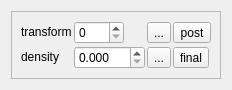
<?xml version="1.0" encoding="UTF-8"?>
<ui version="4.0">
 <class>SelectTriangleWidget</class>
 <widget class="QWidget" name="SelectTriangleWidget">
  <property name="geometry">
   <rect>
    <x>0</x>
    <y>0</y>
    <width>217</width>
    <height>78</height>
   </rect>
  </property>
  <property name="windowTitle">
   <string>Triangles</string>
  </property>
  <layout class="QGridLayout" name="gridLayout_2">
   <item row="0" column="0">
    <widget class="QFrame" name="frame">
     <property name="sizePolicy">
      <sizepolicy hsizetype="Maximum" vsizetype="Preferred">
       <horstretch>0</horstretch>
       <verstretch>0</verstretch>
      </sizepolicy>
     </property>
     <property name="frameShape">
      <enum>QFrame::StyledPanel</enum>
     </property>
     <property name="frameShadow">
      <enum>QFrame::Sunken</enum>
     </property>
     <layout class="QGridLayout" name="gridLayout" columnstretch="0,1,0,0">
      <property name="spacing">
       <number>2</number>
      </property>
      <item row="0" column="0">
       <widget class="QLabel" name="label_7">
        <property name="sizePolicy">
         <sizepolicy hsizetype="Maximum" vsizetype="Maximum">
          <horstretch>0</horstretch>
          <verstretch>0</verstretch>
         </sizepolicy>
        </property>
        <property name="layoutDirection">
         <enum>Qt::RightToLeft</enum>
        </property>
        <property name="text">
         <string>transform</string>
        </property>
       </widget>
      </item>
      <item row="0" column="1">
       <widget class="QSpinBox" name="m_selectedTriangleEditor">
        <property name="maximumSize">
         <size>
          <width>50</width>
          <height>16777215</height>
         </size>
        </property>
       </widget>
      </item>
      <item row="0" column="2">
       <widget class="QToolButton" name="m_addTriangleButton">
        <property name="sizePolicy">
         <sizepolicy hsizetype="Maximum" vsizetype="Maximum">
          <horstretch>0</horstretch>
          <verstretch>0</verstretch>
         </sizepolicy>
        </property>
        <property name="toolTip">
         <string>add a triangle</string>
        </property>
        <property name="text">
         <string>...</string>
        </property>
        <property name="icon">
         <iconset resource="../qosmic.qrc">
          <normaloff>:/icons/silk/bullet_add.xpm</normaloff>:/icons/silk/bullet_add.xpm</iconset>
        </property>
        <property name="arrowType">
         <enum>Qt::NoArrow</enum>
        </property>
       </widget>
      </item>
      <item row="0" column="3">
       <widget class="QToolButton" name="m_postCheckBox">
        <property name="sizePolicy">
         <sizepolicy hsizetype="Maximum" vsizetype="Maximum">
          <horstretch>0</horstretch>
          <verstretch>0</verstretch>
         </sizepolicy>
        </property>
        <property name="toolTip">
         <string>edit the post transform for this triangle</string>
        </property>
        <property name="text">
         <string>post</string>
        </property>
        <property name="checkable">
         <bool>true</bool>
        </property>
       </widget>
      </item>
      <item row="1" column="0">
       <widget class="QLabel" name="label_11">
        <property name="sizePolicy">
         <sizepolicy hsizetype="Maximum" vsizetype="Maximum">
          <horstretch>0</horstretch>
          <verstretch>0</verstretch>
         </sizepolicy>
        </property>
        <property name="toolTip">
         <string>probability that this function is chosen</string>
        </property>
        <property name="layoutDirection">
         <enum>Qt::LeftToRight</enum>
        </property>
        <property name="text">
         <string>density</string>
        </property>
        <property name="alignment">
         <set>Qt::AlignRight|Qt::AlignTrailing|Qt::AlignVCenter</set>
        </property>
       </widget>
      </item>
      <item row="1" column="1">
       <widget class="DoubleValueEditor" name="m_densLineEdit">
        <property name="sizePolicy">
         <sizepolicy hsizetype="MinimumExpanding" vsizetype="Fixed">
          <horstretch>0</horstretch>
          <verstretch>0</verstretch>
         </sizepolicy>
        </property>
        <property name="decimals">
         <number>3</number>
        </property>
        <property name="minimum">
         <double>0.000000000000000</double>
        </property>
        <property name="maximum">
         <double>999.000000000000000</double>
        </property>
        <property name="singleStep">
         <double>0.010000000000000</double>
        </property>
       </widget>
      </item>
      <item row="1" column="2">
       <widget class="QToolButton" name="m_delTriangleButton">
        <property name="sizePolicy">
         <sizepolicy hsizetype="Maximum" vsizetype="Maximum">
          <horstretch>0</horstretch>
          <verstretch>0</verstretch>
         </sizepolicy>
        </property>
        <property name="toolTip">
         <string>remove the selected triangle</string>
        </property>
        <property name="text">
         <string>...</string>
        </property>
        <property name="icon">
         <iconset resource="../qosmic.qrc">
          <normaloff>:/icons/silk/bullet_delete.xpm</normaloff>:/icons/silk/bullet_delete.xpm</iconset>
        </property>
       </widget>
      </item>
      <item row="1" column="3">
       <widget class="QToolButton" name="m_finalCheckBox">
        <property name="sizePolicy">
         <sizepolicy hsizetype="Maximum" vsizetype="Maximum">
          <horstretch>0</horstretch>
          <verstretch>0</verstretch>
         </sizepolicy>
        </property>
        <property name="toolTip">
         <string>set this transform as final</string>
        </property>
        <property name="text">
         <string>final</string>
        </property>
        <property name="checkable">
         <bool>true</bool>
        </property>
       </widget>
      </item>
     </layout>
    </widget>
   </item>
   <item row="1" column="0">
    <spacer name="verticalSpacer">
     <property name="orientation">
      <enum>Qt::Vertical</enum>
     </property>
     <property name="sizeHint" stdset="0">
      <size>
       <width>0</width>
       <height>0</height>
      </size>
     </property>
    </spacer>
   </item>
  </layout>
 </widget>
 <customwidgets>
  <customwidget>
   <class>DoubleValueEditor</class>
   <extends>QDoubleSpinBox</extends>
   <header>doublevalueeditor.h</header>
  </customwidget>
 </customwidgets>
 <resources>
  <include location="../qosmic.qrc"/>
 </resources>
 <connections/>
</ui>
